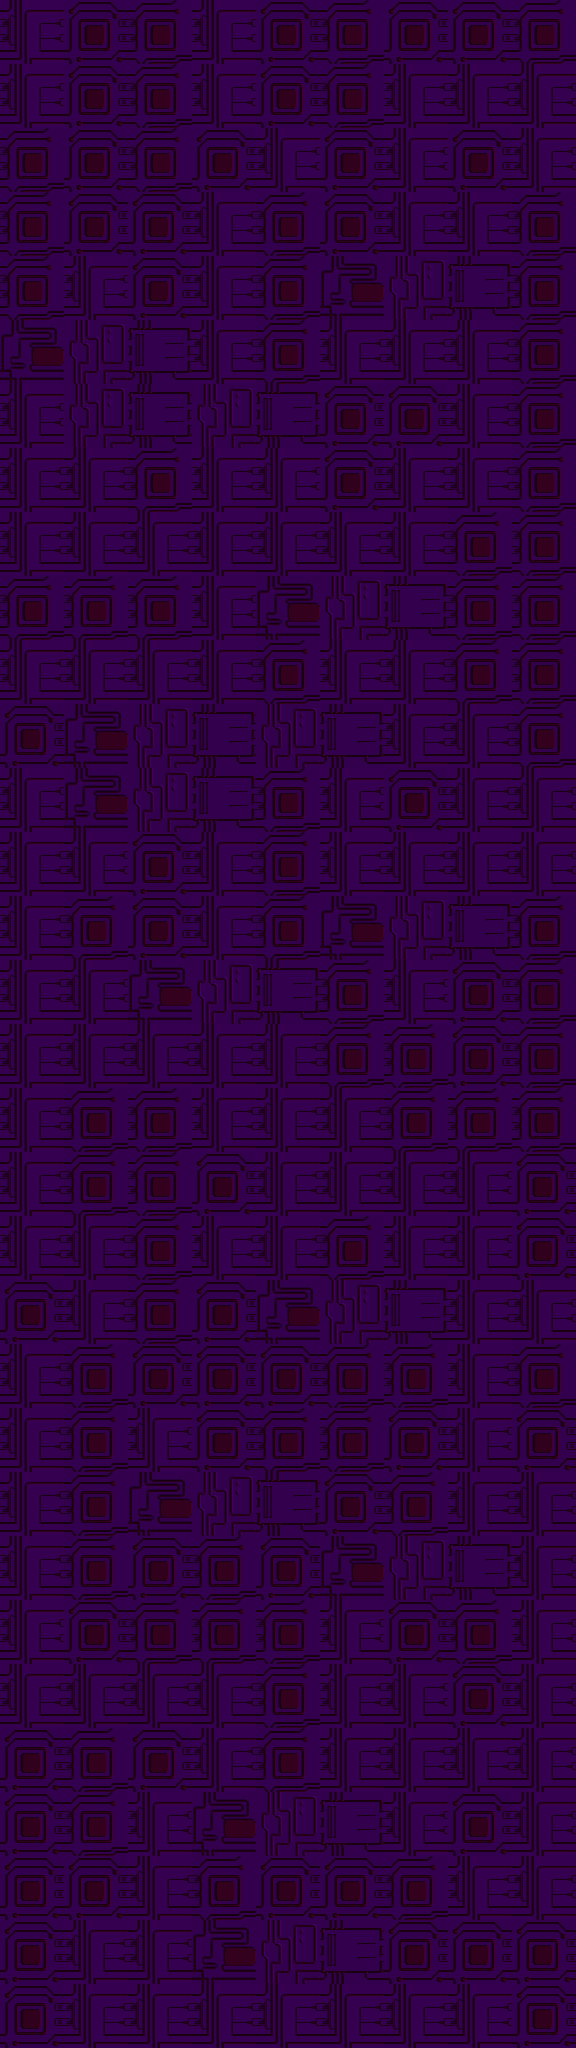

Below is a game level as drawn by its tile map, then a one-line description and the .tmx file that defines it, in full:
An orthogonal 9x32 tile map with 64x64 px tiles, 1 tile layer (Tile Layer 1).

<map version="1.0" orientation="orthogonal" renderorder="right-down" width="9" height="32" tilewidth="64" tileheight="64" nextobjectid="1">
 <tileset firstgid="1" name="floor" tilewidth="64" tileheight="64" tilecount="6" columns="0">
  <tile id="0">
   <image width="64" height="64" source="Floor1a.png" />
  </tile>
  <tile id="2">
   <image width="64" height="64" source="Floor2a.png" />
  </tile>
  <tile id="3">
   <image width="64" height="64" source="Floor3a.png" />
  </tile>
  <tile id="4">
   <image width="64" height="64" source="Floor4a.png" />
  </tile>
  <tile id="5">
   <image width="64" height="64" source="Floor5a.png" />
  </tile>
  <tile id="6">
   <image width="64" height="64" source="Floor6a.png" />
  </tile>
 </tileset>
 <layer name="Tile Layer 1" width="9" height="32">
  <data encoding="csv">
7,1,3,7,1,3,1,1,3,
7,1,3,7,1,3,7,7,7,
3,1,3,1,7,1,7,1,7,
3,1,1,7,3,1,7,7,3,
3,7,1,7,3,4,5,6,3,
4,5,6,7,3,7,7,7,3,
7,5,6,5,6,1,1,7,3,
7,7,3,7,7,1,7,7,3,
7,7,7,7,7,7,7,3,3,
3,3,3,7,4,5,6,3,3,
7,7,7,7,3,7,7,3,3,
1,4,5,6,5,6,7,7,3,
7,4,5,6,3,7,1,7,7,
7,7,1,7,3,7,7,7,7,
7,3,1,7,3,4,5,6,3,
7,7,4,5,6,3,7,1,3,
7,7,7,7,7,3,3,1,3,
7,3,3,7,7,7,3,3,3,
7,3,3,1,7,7,7,7,1,
7,7,3,7,7,3,7,7,1,
1,7,3,1,4,5,6,7,7,
7,3,1,1,1,3,3,7,3,
7,3,7,1,3,3,1,7,1,
7,3,4,5,6,1,3,7,7,
7,3,1,3,1,4,5,6,7,
7,1,3,3,3,7,1,3,7,
7,7,7,7,3,7,7,1,7,
1,3,1,7,3,7,7,7,7,
1,3,7,4,5,6,7,1,7,
1,1,7,3,1,1,3,7,7,
1,7,7,4,5,6,1,1,1,
1,7,7,7,7,7,7,7,1
</data>
 </layer>
</map>
